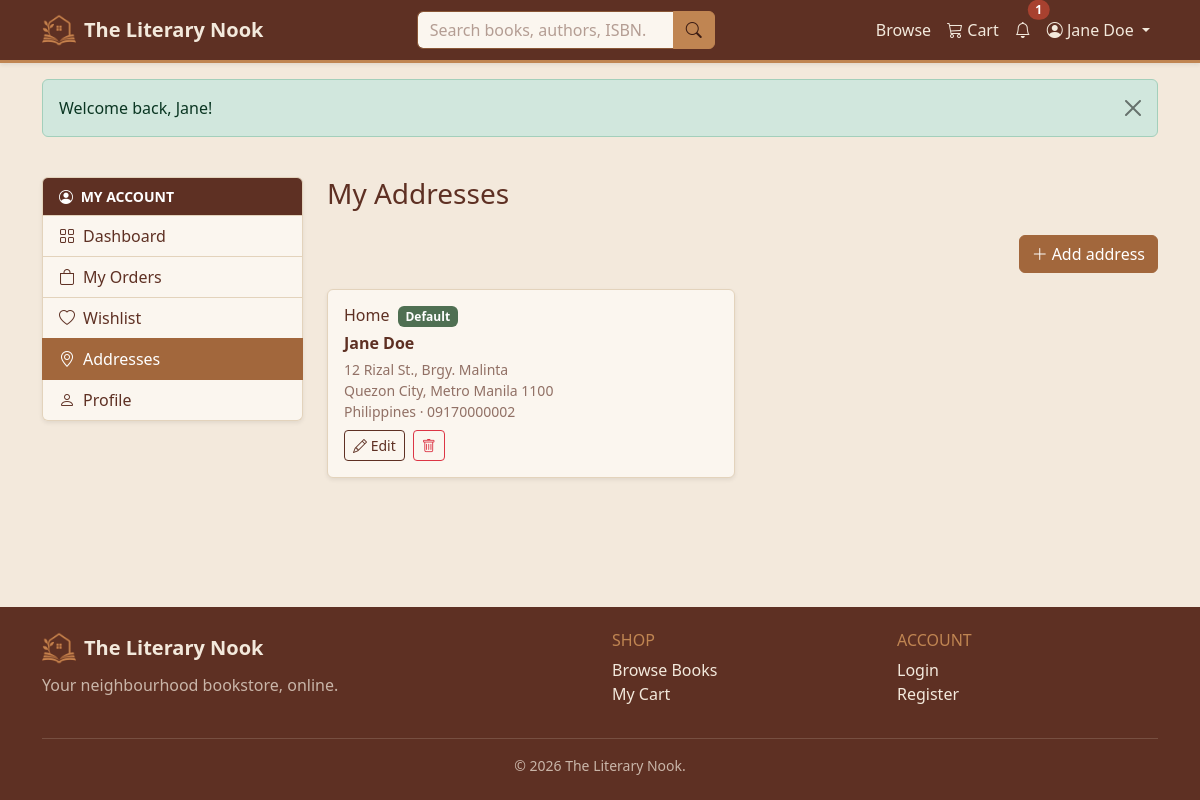
The page /customer/addresses.php (signed in) on the database its author committed.
### tables this page shows
CREATE TABLE addresses (
    address_id     INT UNSIGNED  NOT NULL AUTO_INCREMENT,
    user_id        INT UNSIGNED  NOT NULL,
    label          VARCHAR(40)   NOT NULL DEFAULT 'Home',    
    recipient_name VARCHAR(100)  NOT NULL,
    line1          VARCHAR(150)  NOT NULL,
    line2          VARCHAR(150)  DEFAULT NULL,
    city           VARCHAR(60)   NOT NULL,
    state          VARCHAR(60)   NOT NULL,
    postal_code    VARCHAR(20)   NOT NULL,
    country        VARCHAR(60)   NOT NULL DEFAULT 'Philippines',
    phone          VARCHAR(20)   DEFAULT NULL,
    is_default     TINYINT(1)    NOT NULL DEFAULT 0,
    PRIMARY KEY (address_id),
    KEY idx_addr_user (user_id),
    CONSTRAINT fk_addr_user FOREIGN KEY (user_id)
        REFERENCES users (user_id) ON DELETE CASCADE ON UPDATE CASCADE
);

### functions/functions.php (called while the page is built, shortened)
<?php
function e($value): string
{
    return htmlspecialchars((string) $value, ENT_QUOTES, 'UTF-8');
}
function url(string $path = ''): string
{
    return BASE_URL . ltrim($path, '/');
}
function get_flashes(): array
{
    $flashes = $_SESSION['flash'] ?? [];
    return $flashes;
}
function is_logged_in(): bool
{
    return !empty($_SESSION['user_id']);
}
function current_user(): ?array
{
    return is_logged_in() ? [
        'id'     => $_SESSION['user_id'],
        'name'   => $_SESSION['user_name'] ?? '',
        'email'  => $_SESSION['user_email'] ?? '',
        'role'   => $_SESSION['role'] ?? 'customer',
        'avatar' => $_SESSION['avatar'] ?? null,
    ] : null;
}
function avatar_url(?string $filename): ?string
{
    if (!$filename || !file_exists(UPLOAD_PATH . '/' . $filename)) {
        return null;
    }
    return UPLOAD_URL . rawurlencode($filename);
}
function site_logo_url(): ?string
{
    static $cached = false, $url = null;
    if ($cached) return $url;
    foreach (['svg', 'png', 'webp', 'jpg', 'jpeg'] as $ext) {
        $path = ROOT_PATH . '/assets/images/logo.' . $ext;
        if (file_exists($path)) {
            $url = ASSETS_URL . 'images/logo.' . $ext . '?v=' . filemtime($path);
            break;
        }
    }
    return $url;
}
function notif_count(): int
{
    return (int) db_scalar(
        'SELECT COUNT(*) FROM notifications WHERE user_id = ? AND is_read = 0',
        [(int) $_SESSION['user_id']]
    );
}

### config/database.php (called while the page is built, shortened)
<?php
try {
    $conn = mysqli_connect(DB_HOST, DB_USER, DB_PASS, DB_NAME);
    mysqli_set_charset($conn, 'utf8mb4');
} catch (mysqli_sql_exception $e) {
    error_log('Database connection failed: ' . $e->getMessage());
    http_response_code(503);
    echo '<div style="font-family:system-ui,sans-serif;max-width:640px;margin:3rem auto;'
       . 'padding:1.5rem;border:1px solid #e3d3bc;border-radius:.75rem">'
       . '<h3 style="color:#a8412f;margin-top:0">Service temporarily unavailable</h3>'
       . '<p>The site cannot reach its database right now. Please try again shortly.</p>'
       . '</div>';
    exit;
}
function db_types(array $params): string
{
    $types = '';
    foreach ($params as $p) {
        if (is_int($p))        $types .= 'i';
        elseif (is_float($p))  $types .= 'd';
        else                   $types .= 's';
    }
    return $types;
}
function db_run(string $sql, array $params = [], string $types = '')
{
    global $conn;
    $stmt = mysqli_prepare($conn, $sql);
    if ($params) {
        if ($types === '') $types = db_types($params);
        mysqli_stmt_bind_param($stmt, $types, ...$params);
    }
    mysqli_stmt_execute($stmt);
    return $stmt;
}
function db_all(string $sql, array $params = [], string $types = ''): array
{
    $stmt = db_run($sql, $params, $types);
    $res  = mysqli_stmt_get_result($stmt);
    $rows = mysqli_fetch_all($res, MYSQLI_ASSOC);
    return $rows;
}
function db_one(string $sql, array $params = [], string $types = ''): ?array
{
    $stmt = db_run($sql, $params, $types);
    $res  = mysqli_stmt_get_result($stmt);
    $row  = mysqli_fetch_assoc($res);
    return $row ?: null;
}
function db_scalar(string $sql, array $params = [], string $types = '')
{
    $row = db_one($sql, $params, $types);
    return $row ? array_values($row)[0] : null;
}

### customer/addresses.php (the view, shortened to what this page needs)
<?php
$uid = (int) $_SESSION['user_id'];
$addresses = db_all('SELECT * FROM addresses WHERE user_id = ? ORDER BY is_default DESC, address_id', [$uid]);
include INCLUDES_PATH . '/header.php';
include INCLUDES_PATH . '/dash_open.php';
?>
<div class="d-flex justify-content-end mb-3">
  <button class="btn btn-warning" data-bs-toggle="modal" data-bs-target="#addrModal"
          onclick="fillAddr({})"><i class="bi bi-plus-lg me-1"></i>Add address</button>
</div>
<?php if (!$addresses): ?>
  <div class="empty-state"><i class="bi bi-geo-alt d-block mb-2"></i>No saved addresses yet.</div>
<?php else: ?>
  <div class="row row-cols-1 row-cols-md-2 g-3">
    <?php foreach ($addresses as $a): ?>
      <div class="col">
        <div class="card shadow-sm h-100">
          <div class="card-body">
            <div class="d-flex justify-content-between">
              <h6 class="mb-1"><?= e($a['label']) ?>
                <?php if ($a['is_default']): ?><span class="badge text-bg-success ms-1">Default</span><?php endif; ?>
              </h6>
            </div>
            <p class="mb-1 fw-semibold"><?= e($a['recipient_name']) ?></p>
            <p class="mb-1 small text-muted">
              <?= e($a['line1']) ?><?= $a['line2'] ? ', ' . e($a['line2']) : '' ?><br>
              <?= e($a['city'] . ', ' . $a['state'] . ' ' . $a['postal_code']) ?><br>
              <?= e($a['country']) ?><?= $a['phone'] ? ' · ' . e($a['phone']) : '' ?>
            </p>
            <div class="mt-2 d-flex gap-2 flex-wrap">
              <button class="btn btn-sm btn-outline-dark" data-bs-toggle="modal" data-bs-target="#addrModal"
                      onclick='fillAddr(<?= json_encode($a, JSON_HEX_APOS | JSON_HEX_QUOT) ?>)'>
                <i class="bi bi-pencil"></i> Edit</button>
              <form method="post" class="d-inline">
                <button class="btn btn-sm btn-outline-danger" data-confirm="Delete this address?"><i class="bi bi-trash"></i></button>
              </form>
            </div>
          </div>
        </div>
      </div>
    <?php endforeach; ?>
  </div>
<?php endif; ?>
<?php
include INCLUDES_PATH . '/dash_close.php';
include INCLUDES_PATH . '/footer.php';

### includes/header.php (shortened to what this page needs)
<?php
$u = current_user();
$logoUrl = site_logo_url();
?>
<!DOCTYPE html>
<html lang="en">
<head>
    <link href="https://cdn.jsdelivr.net/npm/bootstrap@5.3.3/dist/css/bootstrap.min.css" rel="stylesheet">
    <link href="https://cdn.jsdelivr.net/npm/bootstrap-icons@1.11.3/font/bootstrap-icons.min.css" rel="stylesheet">
    <?php $css = dirname(__DIR__) . '/assets/css/style.css'; ?>
    <link href="<?= e(ASSETS_URL) ?>css/style.css?v=<?= @filemtime($css) ?: '1' ?>" rel="stylesheet">
</head>
<body class="d-flex flex-column min-vh-100 bg-body-tertiary">
<nav class="navbar navbar-expand-lg navbar-dark bg-dark shadow-sm sticky-top">
  <div class="container">
    <a class="navbar-brand fw-bold d-flex align-items-center gap-2" href="<?= url('index.php') ?>">
      <?php if ($logoUrl): ?>
        <img src="<?= e($logoUrl) ?>" alt="<?= e(SITE_NAME) ?> logo" class="site-logo">
      <?php else: ?>
        <i class="bi bi-book-half text-warning"></i>
      <?php endif; ?>
      <span><?= e(SITE_NAME) ?></span>
    </a>
    <div class="collapse navbar-collapse" id="topnav">
      <form class="d-flex mx-lg-auto my-2 my-lg-0" role="search" action="<?= url('books/browse.php') ?>" method="get">
        <div class="input-group">
          <input class="form-control" type="search" name="q" placeholder="Search books, authors, ISBN…"
                 value="<?= e($_GET['q'] ?? '') ?>" aria-label="Search">
          <button class="btn btn-warning" type="submit"><i class="bi bi-search"></i></button>
        </div>
      </form>
      <ul class="navbar-nav ms-lg-3 align-items-lg-center">
        <li class="nav-item"><a class="nav-link" href="<?= url('books/browse.php') ?>">Browse</a></li>
        <?php if ($u): ?>
          <li class="nav-item">
            <a class="nav-link position-relative" href="<?= url('orders/cart.php') ?>">
              <i class="bi bi-cart3"></i> Cart
            </a>
          </li>
          <li class="nav-item dropdown">
            <a class="nav-link position-relative" href="#" role="button" data-bs-toggle="dropdown">
              <i class="bi bi-bell"></i>
              <?php $nc = notif_count(); if ($nc): ?>
                <span class="position-absolute top-0 start-100 translate-middle badge rounded-pill bg-danger"><?= $nc ?></span>
              <?php endif; ?>
            </a>
          </li>
          <li class="nav-item dropdown">
            <a class="nav-link dropdown-toggle" href="#" role="button" data-bs-toggle="dropdown">
              <?php $navAvatar = avatar_url($u['avatar'] ?? null); ?>
              <?php if ($navAvatar): ?>
                <img src="<?= e($navAvatar) ?>" alt="" class="rounded-circle"
                     width="24" height="24" style="object-fit:cover;">
              <?php else: ?>
                <i class="bi bi-person-circle"></i>
              <?php endif; ?>
              <?= e($u['name']) ?>
            </a>
          </li>
        <?php else: ?>
          <li class="nav-item"><a class="nav-link" href="<?= url('authentication/login.php') ?>">Login</a></li>
          <li class="nav-item"><a class="btn btn-warning btn-sm ms-lg-2" href="<?= url('authentication/register.php') ?>">Register</a></li>
        <?php endif; ?>
      </ul>
    </div>
  </div>
</nav>
<?php $flashes = get_flashes(); ?>
<?php if ($flashes): ?>
  <div class="container mt-3">
    <?php foreach ($flashes as $f): ?>
      <div class="alert alert-<?= e($f['type']) ?> alert-dismissible fade show" role="alert">
        <?= e($f['message']) ?>
        <button type="button" class="btn-close" data-bs-dismiss="alert" aria-label="Close"></button>
      </div>
    <?php endforeach; ?>
  </div>
<?php endif; ?>
<main class="flex-grow-1 py-4">

### rows shown on the page
addresses: recipient_name "Jane Doe", label "Home", is_default "Default", line1 "12 Rizal St., Brgy. Malinta", city+state+postal_code "Quezon City, Metro Manila 1100", country "Philippines", phone "09170000002"

### other values the page prints
SITE_NAME "The Literary Nook"
$nc "1"
$f['message'] "Welcome back, Jane!"
$label "Dashboard"
$label "My Orders"
$label "Wishlist"
$label "Addresses"
$label "Profile"
$dash_title "My Addresses"
SITE_TAGLINE "Your neighbourhood bookstore, online."
